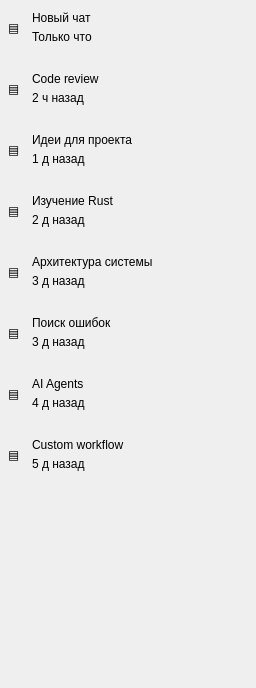
          <widget class="QWidget" name="chatListContent">
           <property name="geometry">
            <rect>
             <x>0</x>
             <y>0</y>
             <width>256</width>
             <height>688</height>
            </rect>
           </property>
           <layout class="QVBoxLayout" name="chatListLayout">
            <property name="spacing">
             <number>6</number>
            </property>
            <property name="leftMargin">
             <number>0</number>
            </property>
            <property name="topMargin">
             <number>0</number>
            </property>
            <property name="rightMargin">
             <number>0</number>
            </property>
            <property name="bottomMargin">
             <number>0</number>
            </property>
            <item>
             <widget class="QFrame" name="chat1">
              <property name="cursor">
               <cursorShape>PointingHandCursor</cursorShape>
              </property>
              <property name="chat" stdset="0">
               <bool>true</bool>
              </property>
              <property name="active" stdset="0">
               <bool>true</bool>
              </property>
              <layout class="QHBoxLayout" name="chat1Layout" stretch="0,1,0">
               <property name="spacing">
                <number>12</number>
               </property>
               <property name="leftMargin">
                <number>8</number>
               </property>
               <property name="topMargin">
                <number>11</number>
               </property>
               <property name="rightMargin">
                <number>9</number>
               </property>
               <property name="bottomMargin">
                <number>11</number>
               </property>
               <item>
                <widget class="QLabel" name="chat1Icon">
                 <property name="text">
                  <string>▤</string>
                 </property>
                 <property name="chatIcon" stdset="0">
                  <bool>true</bool>
                 </property>
                </widget>
               </item>
               <item>
                <layout class="QVBoxLayout" name="chat1Info">
                 <property name="spacing">
                  <number>5</number>
                 </property>
                 <property name="leftMargin">
                  <number>0</number>
                 </property>
                 <property name="topMargin">
                  <number>0</number>
                 </property>
                 <property name="rightMargin">
                  <number>0</number>
                 </property>
                 <property name="bottomMargin">
                  <number>0</number>
                 </property>
                 <item>
                  <widget class="QLabel" name="chat1Name">
                   <property name="sizePolicy">
                    <sizepolicy hsizetype="Ignored" vsizetype="Preferred">
                     <horstretch>0</horstretch>
                     <verstretch>0</verstretch>
                    </sizepolicy>
                   </property>
                   <property name="text">
                    <string>Новый чат</string>
                   </property>
                   <property name="chatName" stdset="0">
                    <bool>true</bool>
                   </property>
                  </widget>
                 </item>
                 <item>
                  <widget class="QLabel" name="chat1Time">
                   <property name="text">
                    <string>Только что</string>
                   </property>
                   <property name="chatTime" stdset="0">
                    <bool>true</bool>
                   </property>
                  </widget>
                 </item>
                </layout>
               </item>
               <item>
                <widget class="QFrame" name="chat1Dot">
                 <property name="minimumSize">
                  <size>
                   <width>6</width>
                   <height>6</height>
                  </size>
                 </property>
                 <property name="maximumSize">
                  <size>
                   <width>6</width>
                   <height>6</height>
                  </size>
                 </property>
                 <property name="dot" stdset="0">
                  <bool>true</bool>
                 </property>
                </widget>
               </item>
              </layout>
             </widget>
            </item>
            <item>
             <widget class="QFrame" name="chat2">
              <property name="cursor">
               <cursorShape>PointingHandCursor</cursorShape>
              </property>
              <property name="chat" stdset="0">
               <bool>true</bool>
              </property>
              <property name="active" stdset="0">
               <bool>false</bool>
              </property>
              <layout class="QHBoxLayout" name="chat2Layout" stretch="0,1">
               <property name="spacing">
                <number>12</number>
               </property>
               <property name="leftMargin">
                <number>8</number>
               </property>
               <property name="topMargin">
                <number>11</number>
               </property>
               <property name="rightMargin">
                <number>9</number>
               </property>
               <property name="bottomMargin">
                <number>11</number>
               </property>
               <item>
                <widget class="QLabel" name="chat2Icon">
                 <property name="text">
                  <string>▤</string>
                 </property>
                 <property name="chatIcon" stdset="0">
                  <bool>true</bool>
                 </property>
                </widget>
               </item>
               <item>
                <layout class="QVBoxLayout" name="chat2Info">
                 <property name="spacing">
                  <number>5</number>
                 </property>
                 <property name="leftMargin">
                  <number>0</number>
                 </property>
                 <property name="topMargin">
                  <number>0</number>
                 </property>
                 <property name="rightMargin">
                  <number>0</number>
                 </property>
                 <property name="bottomMargin">
                  <number>0</number>
                 </property>
                 <item>
                  <widget class="QLabel" name="chat2Name">
                   <property name="sizePolicy">
                    <sizepolicy hsizetype="Ignored" vsizetype="Preferred">
                     <horstretch>0</horstretch>
                     <verstretch>0</verstretch>
                    </sizepolicy>
                   </property>
                   <property name="text">
                    <string>Code review</string>
                   </property>
                   <property name="chatName" stdset="0">
                    <bool>true</bool>
                   </property>
                  </widget>
                 </item>
                 <item>
                  <widget class="QLabel" name="chat2Time">
                   <property name="text">
                    <string>2 ч назад</string>
                   </property>
                   <property name="chatTime" stdset="0">
                    <bool>true</bool>
                   </property>
                  </widget>
                 </item>
                </layout>
               </item>
              </layout>
             </widget>
            </item>
            <item>
             <widget class="QFrame" name="chat3">
              <property name="cursor">
               <cursorShape>PointingHandCursor</cursorShape>
              </property>
              <property name="chat" stdset="0">
               <bool>true</bool>
              </property>
              <property name="active" stdset="0">
               <bool>false</bool>
              </property>
              <layout class="QHBoxLayout" name="chat3Layout" stretch="0,1">
               <property name="spacing">
                <number>12</number>
               </property>
               <property name="leftMargin">
                <number>8</number>
               </property>
               <property name="topMargin">
                <number>11</number>
               </property>
               <property name="rightMargin">
                <number>9</number>
               </property>
               <property name="bottomMargin">
                <number>11</number>
               </property>
               <item>
                <widget class="QLabel" name="chat3Icon">
                 <property name="text">
                  <string>▤</string>
                 </property>
                 <property name="chatIcon" stdset="0">
                  <bool>true</bool>
                 </property>
                </widget>
               </item>
               <item>
                <layout class="QVBoxLayout" name="chat3Info">
                 <property name="spacing">
                  <number>5</number>
                 </property>
                 <property name="leftMargin">
                  <number>0</number>
                 </property>
                 <property name="topMargin">
                  <number>0</number>
                 </property>
                 <property name="rightMargin">
                  <number>0</number>
                 </property>
                 <property name="bottomMargin">
                  <number>0</number>
                 </property>
                 <item>
                  <widget class="QLabel" name="chat3Name">
                   <property name="sizePolicy">
                    <sizepolicy hsizetype="Ignored" vsizetype="Preferred">
                     <horstretch>0</horstretch>
                     <verstretch>0</verstretch>
                    </sizepolicy>
                   </property>
                   <property name="text">
                    <string>Идеи для проекта</string>
                   </property>
                   <property name="chatName" stdset="0">
                    <bool>true</bool>
                   </property>
                  </widget>
                 </item>
                 <item>
                  <widget class="QLabel" name="chat3Time">
                   <property name="text">
                    <string>1 д назад</string>
                   </property>
                   <property name="chatTime" stdset="0">
                    <bool>true</bool>
                   </property>
                  </widget>
                 </item>
                </layout>
               </item>
              </layout>
             </widget>
            </item>
            <item>
             <widget class="QFrame" name="chat4">
              <property name="cursor">
               <cursorShape>PointingHandCursor</cursorShape>
              </property>
              <property name="chat" stdset="0">
               <bool>true</bool>
              </property>
              <property name="active" stdset="0">
               <bool>false</bool>
              </property>
              <layout class="QHBoxLayout" name="chat4Layout" stretch="0,1">
               <property name="spacing">
                <number>12</number>
               </property>
               <property name="leftMargin">
                <number>8</number>
               </property>
               <property name="topMargin">
                <number>11</number>
               </property>
               <property name="rightMargin">
                <number>9</number>
               </property>
               <property name="bottomMargin">
                <number>11</number>
               </property>
               <item>
                <widget class="QLabel" name="chat4Icon">
                 <property name="text">
                  <string>▤</string>
                 </property>
                 <property name="chatIcon" stdset="0">
                  <bool>true</bool>
                 </property>
                </widget>
               </item>
               <item>
                <layout class="QVBoxLayout" name="chat4Info">
                 <property name="spacing">
                  <number>5</number>
                 </property>
                 <property name="leftMargin">
                  <number>0</number>
                 </property>
                 <property name="topMargin">
                  <number>0</number>
                 </property>
                 <property name="rightMargin">
                  <number>0</number>
                 </property>
                 <property name="bottomMargin">
                  <number>0</number>
                 </property>
                 <item>
                  <widget class="QLabel" name="chat4Name">
                   <property name="sizePolicy">
                    <sizepolicy hsizetype="Ignored" vsizetype="Preferred">
                     <horstretch>0</horstretch>
                     <verstretch>0</verstretch>
                    </sizepolicy>
                   </property>
                   <property name="text">
                    <string>Изучение Rust</string>
                   </property>
                   <property name="chatName" stdset="0">
                    <bool>true</bool>
                   </property>
                  </widget>
                 </item>
                 <item>
                  <widget class="QLabel" name="chat4Time">
                   <property name="text">
                    <string>2 д назад</string>
                   </property>
                   <property name="chatTime" stdset="0">
                    <bool>true</bool>
                   </property>
                  </widget>
                 </item>
                </layout>
               </item>
              </layout>
             </widget>
            </item>
            <item>
             <widget class="QFrame" name="chat5">
              <property name="cursor">
               <cursorShape>PointingHandCursor</cursorShape>
              </property>
              <property name="chat" stdset="0">
               <bool>true</bool>
              </property>
              <property name="active" stdset="0">
               <bool>false</bool>
              </property>
              <layout class="QHBoxLayout" name="chat5Layout" stretch="0,1">
               <property name="spacing">
                <number>12</number>
               </property>
               <property name="leftMargin">
                <number>8</number>
               </property>
               <property name="topMargin">
                <number>11</number>
               </property>
               <property name="rightMargin">
                <number>9</number>
               </property>
               <property name="bottomMargin">
                <number>11</number>
               </property>
               <item>
                <widget class="QLabel" name="chat5Icon">
                 <property name="text">
                  <string>▤</string>
                 </property>
                 <property name="chatIcon" stdset="0">
                  <bool>true</bool>
                 </property>
                </widget>
               </item>
               <item>
                <layout class="QVBoxLayout" name="chat5Info">
                 <property name="spacing">
                  <number>5</number>
                 </property>
                 <property name="leftMargin">
                  <number>0</number>
                 </property>
                 <property name="topMargin">
                  <number>0</number>
                 </property>
                 <property name="rightMargin">
                  <number>0</number>
                 </property>
                 <property name="bottomMargin">
                  <number>0</number>
                 </property>
                 <item>
                  <widget class="QLabel" name="chat5Name">
                   <property name="sizePolicy">
                    <sizepolicy hsizetype="Ignored" vsizetype="Preferred">
                     <horstretch>0</horstretch>
                     <verstretch>0</verstretch>
                    </sizepolicy>
                   </property>
                   <property name="text">
                    <string>Архитектура системы</string>
                   </property>
                   <property name="chatName" stdset="0">
                    <bool>true</bool>
                   </property>
                  </widget>
                 </item>
                 <item>
                  <widget class="QLabel" name="chat5Time">
                   <property name="text">
                    <string>3 д назад</string>
                   </property>
                   <property name="chatTime" stdset="0">
                    <bool>true</bool>
                   </property>
                  </widget>
                 </item>
                </layout>
               </item>
              </layout>
             </widget>
            </item>
            <item>
             <widget class="QFrame" name="chat6">
              <property name="cursor">
               <cursorShape>PointingHandCursor</cursorShape>
              </property>
              <property name="chat" stdset="0">
               <bool>true</bool>
              </property>
              <property name="active" stdset="0">
               <bool>false</bool>
              </property>
              <layout class="QHBoxLayout" name="chat6Layout" stretch="0,1">
               <property name="spacing">
                <number>12</number>
               </property>
               <property name="leftMargin">
                <number>8</number>
               </property>
               <property name="topMargin">
                <number>11</number>
               </property>
               <property name="rightMargin">
                <number>9</number>
               </property>
               <property name="bottomMargin">
                <number>11</number>
               </property>
               <item>
                <widget class="QLabel" name="chat6Icon">
                 <property name="text">
                  <string>▤</string>
                 </property>
                 <property name="chatIcon" stdset="0">
                  <bool>true</bool>
                 </property>
                </widget>
               </item>
               <item>
                <layout class="QVBoxLayout" name="chat6Info">
                 <property name="spacing">
                  <number>5</number>
                 </property>
                 <property name="leftMargin">
                  <number>0</number>
                 </property>
                 <property name="topMargin">
                  <number>0</number>
                 </property>
                 <property name="rightMargin">
                  <number>0</number>
                 </property>
                 <property name="bottomMargin">
                  <number>0</number>
                 </property>
                 <item>
                  <widget class="QLabel" name="chat6Name">
                   <property name="sizePolicy">
                    <sizepolicy hsizetype="Ignored" vsizetype="Preferred">
                     <horstretch>0</horstretch>
                     <verstretch>0</verstretch>
                    </sizepolicy>
                   </property>
                   <property name="text">
                    <string>Поиск ошибок</string>
                   </property>
                   <property name="chatName" stdset="0">
                    <bool>true</bool>
                   </property>
                  </widget>
                 </item>
                 <item>
                  <widget class="QLabel" name="chat6Time">
                   <property name="text">
                    <string>3 д назад</string>
                   </property>
                   <property name="chatTime" stdset="0">
                    <bool>true</bool>
                   </property>
                  </widget>
                 </item>
                </layout>
               </item>
              </layout>
             </widget>
            </item>
            <item>
             <widget class="QFrame" name="chat7">
              <property name="cursor">
               <cursorShape>PointingHandCursor</cursorShape>
              </property>
              <property name="chat" stdset="0">
               <bool>true</bool>
              </property>
              <property name="active" stdset="0">
               <bool>false</bool>
              </property>
              <layout class="QHBoxLayout" name="chat7Layout" stretch="0,1">
               <property name="spacing">
                <number>12</number>
               </property>
               <property name="leftMargin">
                <number>8</number>
               </property>
               <property name="topMargin">
                <number>11</number>
               </property>
               <property name="rightMargin">
                <number>9</number>
               </property>
               <property name="bottomMargin">
                <number>11</number>
               </property>
               <item>
                <widget class="QLabel" name="chat7Icon">
                 <property name="text">
                  <string>▤</string>
                 </property>
                 <property name="chatIcon" stdset="0">
                  <bool>true</bool>
                 </property>
                </widget>
               </item>
               <item>
                <layout class="QVBoxLayout" name="chat7Info">
                 <property name="spacing">
                  <number>5</number>
                 </property>
                 <property name="leftMargin">
                  <number>0</number>
                 </property>
                 <property name="topMargin">
                  <number>0</number>
                 </property>
                 <property name="rightMargin">
                  <number>0</number>
                 </property>
                 <property name="bottomMargin">
                  <number>0</number>
                 </property>
                 <item>
                  <widget class="QLabel" name="chat7Name">
                   <property name="sizePolicy">
                    <sizepolicy hsizetype="Ignored" vsizetype="Preferred">
                     <horstretch>0</horstretch>
                     <verstretch>0</verstretch>
                    </sizepolicy>
                   </property>
                   <property name="text">
                    <string>AI Agents</string>
                   </property>
                   <property name="chatName" stdset="0">
                    <bool>true</bool>
                   </property>
                  </widget>
                 </item>
                 <item>
                  <widget class="QLabel" name="chat7Time">
                   <property name="text">
                    <string>4 д назад</string>
                   </property>
                   <property name="chatTime" stdset="0">
                    <bool>true</bool>
                   </property>
                  </widget>
                 </item>
                </layout>
               </item>
              </layout>
             </widget>
            </item>
            <item>
             <widget class="QFrame" name="chat8">
              <property name="cursor">
               <cursorShape>PointingHandCursor</cursorShape>
              </property>
              <property name="chat" stdset="0">
               <bool>true</bool>
              </property>
              <property name="active" stdset="0">
               <bool>false</bool>
              </property>
              <layout class="QHBoxLayout" name="chat8Layout" stretch="0,1">
               <property name="spacing">
                <number>12</number>
               </property>
               <property name="leftMargin">
                <number>8</number>
               </property>
               <property name="topMargin">
                <number>11</number>
               </property>
               <property name="rightMargin">
                <number>9</number>
               </property>
               <property name="bottomMargin">
                <number>11</number>
               </property>
               <item>
                <widget class="QLabel" name="chat8Icon">
                 <property name="text">
                  <string>▤</string>
                 </property>
                 <property name="chatIcon" stdset="0">
                  <bool>true</bool>
                 </property>
                </widget>
               </item>
               <item>
                <layout class="QVBoxLayout" name="chat8Info">
                 <property name="spacing">
                  <number>5</number>
                 </property>
                 <property name="leftMargin">
                  <number>0</number>
                 </property>
                 <property name="topMargin">
                  <number>0</number>
                 </property>
                 <property name="rightMargin">
                  <number>0</number>
                 </property>
                 <property name="bottomMargin">
                  <number>0</number>
                 </property>
                 <item>
                  <widget class="QLabel" name="chat8Name">
                   <property name="sizePolicy">
                    <sizepolicy hsizetype="Ignored" vsizetype="Preferred">
                     <horstretch>0</horstretch>
                     <verstretch>0</verstretch>
                    </sizepolicy>
                   </property>
                   <property name="text">
                    <string>Custom workflow</string>
                   </property>
                   <property name="chatName" stdset="0">
                    <bool>true</bool>
                   </property>
                  </widget>
                 </item>
                 <item>
                  <widget class="QLabel" name="chat8Time">
                   <property name="text">
                    <string>5 д назад</string>
                   </property>
                   <property name="chatTime" stdset="0">
                    <bool>true</bool>
                   </property>
                  </widget>
                 </item>
                </layout>
               </item>
              </layout>
             </widget>
            </item>
            <item>
             <spacer name="spacer_12">
              <property name="orientation">
               <enum>Qt::Orientation::Vertical</enum>
              </property>
              <property name="sizeHint" stdset="0">
               <size>
                <width>0</width>
                <height>40</height>
               </size>
              </property>
             </spacer>
            </item>
           </layout>
          </widget>
